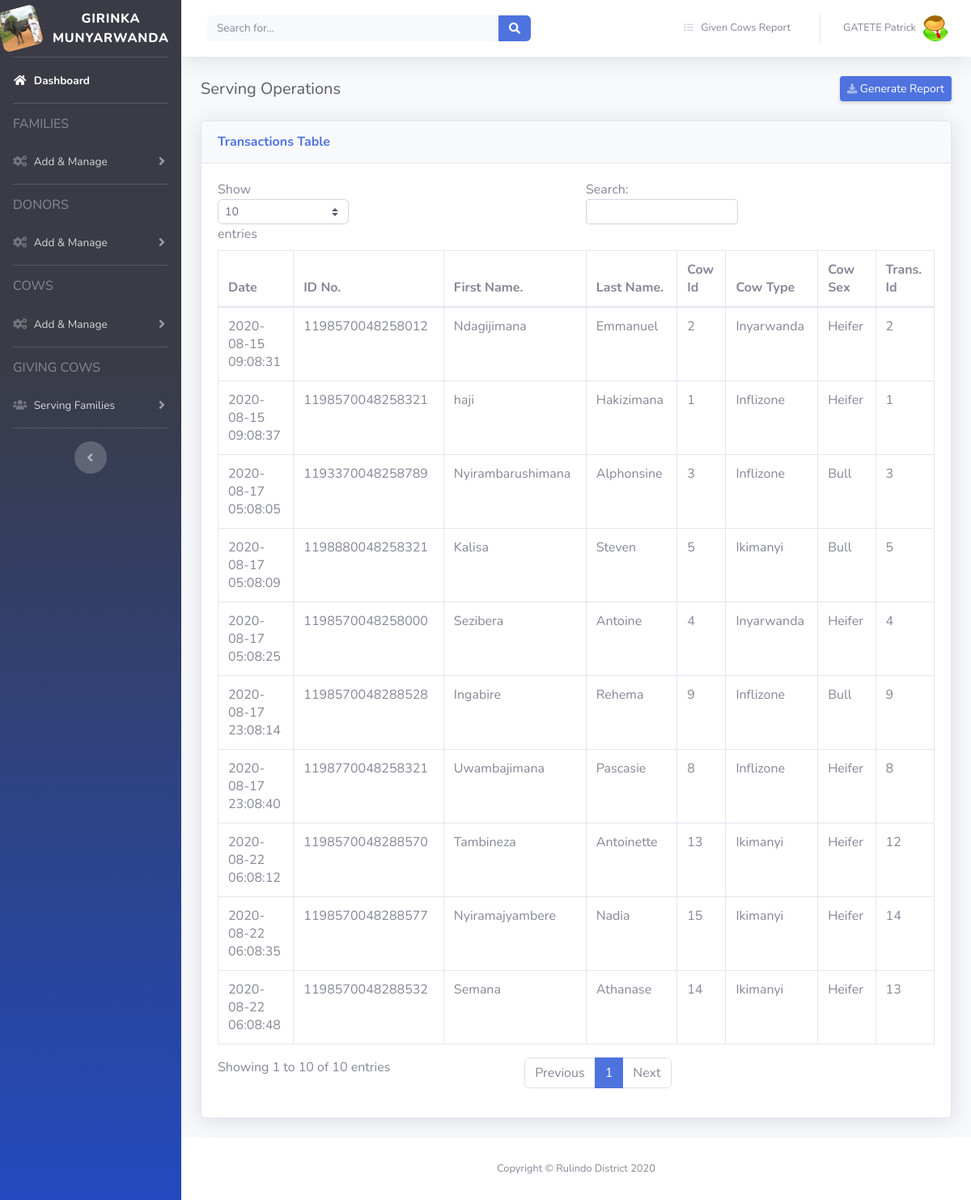
The app's page /transactions.php (signed in) with its own data.
### tables this page shows
CREATE TABLE `transactions` (
  `trans_id` int(10) UNSIGNED NOT NULL,
  `nat_id_no` varchar(16) NOT NULL,
  `cow_id` int(10) UNSIGNED NOT NULL,
  `date` timestamp NOT NULL DEFAULT '0000-00-00 00:00:00'
);

CREATE TABLE `families` (
  `id` int(11) NOT NULL,
  `id_no` varchar(16) NOT NULL,
  `fname` varchar(100) NOT NULL,
  `lname` varchar(100) DEFAULT NULL,
  `sex` enum('Female','Male') NOT NULL,
  `phone` varchar(10) DEFAULT NULL,
  `sector` varchar(100) DEFAULT NULL,
  `cell` varchar(100) DEFAULT NULL,
  `village` varchar(100) DEFAULT NULL,
  `status` int(1) DEFAULT '1' COMMENT '0:Served, 1:Pending',
  `date` datetime NOT NULL DEFAULT '0000-00-00 00:00:00'
);

CREATE TABLE `cows` (
  `cow_id` int(10) UNSIGNED NOT NULL,
  `ctype` enum('Inflizone','Ikimanyi','Inyarwanda') NOT NULL,
  `sex` enum('Heifer','Bull') NOT NULL,
  `don_id` int(10) UNSIGNED DEFAULT NULL,
  `date` datetime NOT NULL DEFAULT '0000-00-00 00:00:00',
  `status` int(1) NOT NULL DEFAULT '1' COMMENT '0:Distrib., 1:Not yet Dist.'
);

### transactions.php (the view, shortened to what this page needs)
<?php
include('side_bar.php');
?>
<div id="content-wrapper" class="d-flex flex-column">
    <div id="content">
      <?php
        include('nav_bar.php');
      ?>
    <div class="container-fluid">
      <div class="d-sm-flex align-items-center justify-content-between mb-4">
		    <h5 class="h5 mb-0 text-gray-800">Serving Operations</h5>
        <a href="#" class="d-none d-sm-inline-block btn btn-sm btn-primary shadow-sm"><i class="fas fa-download fa-sm text-white-50"></i> Generate Report</a>
      </div>
    </div>
      <div class="container-fluid">
      <div class="card shadow mb-4">
      <div class="card-header py-3">
        <h6 class="m-0 font-weight-bold text-primary">Transactions Table</h6>
      </div>
      <div class="card-body">
        <div class="table-responsive">
        <table class="table table-bordered" id="dataTable" width="100%" cellspacing="0">
            <thead>
              <tr>
                <th>Date</th>
                <th>ID No.</th>
                <th>First Name.</th>
                <th>Last Name.</th>
                <th>Cow Id</th>
                <th>Cow Type</th>
                <th>Cow Sex</th>
                <th>Trans. Id</th>
              </tr>
            </thead>
            <tbody id="">
            <?php
              include("dbConfig.php");
              $sql = "SELECT c.cow_id AS cow_id, c.sex as sex, c.ctype AS ctype, t.trans_id AS trans_id, t.date AS date, t.cow_id AS cow_id, f.id_no AS id_no, t.nat_id_no AS nat_id_no, f.fname AS fname, f.lname AS lname FROM cows c, transactions t, families f  WHERE t.nat_id_no = f.id_no AND c.cow_id = t.cow_id ";
              $resultset = mysqli_query($db, $sql) or die("database error:". mysqli_error($conn));
              while( $row = mysqli_fetch_assoc($resultset) ) {
                ?>
                <tr>
                  <td><?php echo $row["date"]; ?></td>
                  <td><?php echo $row["nat_id_no"]; ?></td>
                  <td><?php echo $row["fname"]; ?></td>
                  <td><?php echo $row["lname"]; ?></td>
                  <td><?php echo $row["cow_id"]; ?></td>
                  <td><?php echo $row["ctype"]; ?></td>
                  <td><?php echo $row["sex"]; ?></td>
                  <td><?php echo $row["trans_id"]; ?></td>
                </tr>
                <?php
              }
            ?>
          </tbody>
		    </table>
	</div>
      </div>
    </div>
  </div>
	<?php
      include('footer.php');
    ?>
</div>
</body>
</html>

### records on screen
transactions: date "2020-08-15 09:08:37", nat_id_no "1198570048258321", nat_id_no.fname "haji", nat_id_no.lname "Hakizimana", cow "1", cow.ctype "Inflizone", cow.sex "Heifer", trans_id "1"
transactions: date "2020-08-15 09:08:31", nat_id_no "1198570048258012", nat_id_no.fname "Ndagijimana", nat_id_no.lname "Emmanuel", cow "2", cow.ctype "Inyarwanda", cow.sex "Heifer", trans_id "2"
transactions: date "2020-08-17 05:08:05", nat_id_no "1193370048258789", nat_id_no.fname "Nyirambarushimana", nat_id_no.lname "Alphonsine", cow "3", cow.ctype "Inflizone", cow.sex "Bull", trans_id "3"
transactions: date "2020-08-17 05:08:25", nat_id_no "1198570048258000", nat_id_no.fname "Sezibera", nat_id_no.lname "Antoine", cow "4", cow.ctype "Inyarwanda", cow.sex "Heifer", trans_id "4"
transactions: date "2020-08-17 05:08:09", nat_id_no "1198880048258321", nat_id_no.fname "Kalisa", nat_id_no.lname "Steven", cow "5", cow.ctype "Ikimanyi", cow.sex "Bull", trans_id "5"
transactions: date "2020-08-17 23:08:40", nat_id_no "1198770048258321", nat_id_no.fname "Uwambajimana", nat_id_no.lname "Pascasie", cow "8", cow.ctype "Inflizone", cow.sex "Heifer", trans_id "8"
transactions: date "2020-08-17 23:08:14", nat_id_no "1198570048288528", nat_id_no.fname "Ingabire", nat_id_no.lname "Rehema", cow "9", cow.ctype "Inflizone", cow.sex "Bull", trans_id "9"
transactions: date "2020-08-22 06:08:12", nat_id_no "1198570048288570", nat_id_no.fname "Tambineza", nat_id_no.lname "Antoinette", cow "13", cow.ctype "Ikimanyi", cow.sex "Heifer", trans_id "12"
transactions: date "2020-08-22 06:08:48", nat_id_no "1198570048288532", nat_id_no.fname "Semana", nat_id_no.lname "Athanase", cow "14", cow.ctype "Ikimanyi", cow.sex "Heifer", trans_id "13"
transactions: date "2020-08-22 06:08:35", nat_id_no "1198570048288577", nat_id_no.fname "Nyiramajyambere", nat_id_no.lname "Nadia", cow "15", cow.ctype "Ikimanyi", cow.sex "Heifer", trans_id "14"

### other values on screen
$_SESSION['fullname'] "GATETE Patrick"
